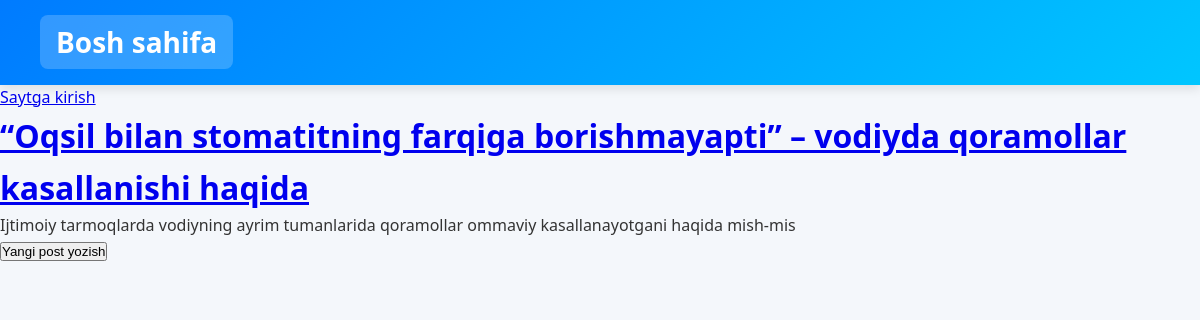
The page / on the database its author committed.
### blog/models.py (models this page shows, shortened)
class Post(models.Model):
    title=models.CharField(max_length=200)
    author=models.ForeignKey(
        'auth.User',
        on_delete=models.CASCADE
    )
    body=models.TextField()

### blog/views.py (the view)
# urls.py: path('',BlogListView.as_view(),name='home'),
class BlogListView(ListView):
    model=Post
    template_name='home.html'

### templates/home.html
{% extends 'base.html' %}
 {% block content %}
    {% for post in object_list %}
    <div class="post-entry">
        <h1><a href="{% url 'post_detail' post.pk %}">{{post.title}}</a></h1>
        <p>{{post.body | slice:":100"}}</p>
    </div>
    {% endfor %}
{% endblock content %}

### static/css/base.css (style rules this page uses)
* { margin: 0; padding: 0; box-sizing: border-box; }
body { font-family: 'Segoe UI', Tahoma, sans-serif; background: #f4f7fb; color: #333; line-height: 1.6; }

### rows shown on the page
Post: title "“Oqsil bilan stomatitning farqiga borishmayapti” – vodiyda qoramollar kasallanishi haqida", body "Ijtimoiy tarmoqlarda vodiyning ayrim tumanlarida qoramollar ommaviy kasallanayotgani haqida mish-mis"
